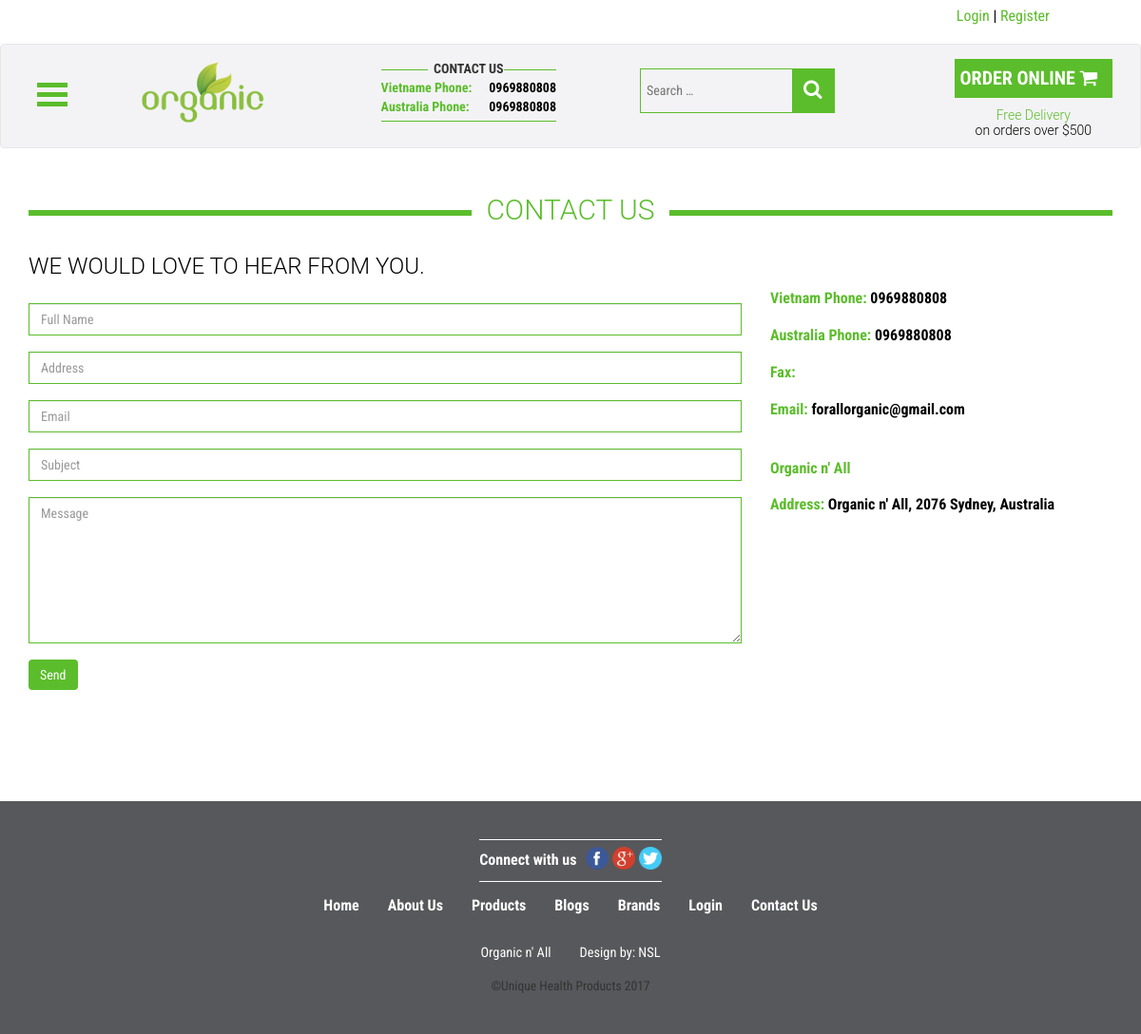
The page /controller/mainController.php?action=contact on the database its author committed.
### tables this page shows
CREATE TABLE `contact_info` (
  `info_id` int(255) NOT NULL,
  `company_name` varchar(300) NOT NULL,
  `address` varchar(200) NOT NULL,
  `headquarters` varchar(200) DEFAULT NULL,
  `branch` varchar(200) DEFAULT NULL,
  `contact_email` varchar(100) NOT NULL,
  `vietnam_phone` varchar(15) DEFAULT NULL,
  `australia_phone` varchar(15) DEFAULT NULL,
  `fax` varchar(35) DEFAULT NULL,
  `logo_image` varchar(200) NOT NULL,
  `map` text,
  `contact_info` text
);

### controller/mainController.php (called while the page is built, shortened)
<?php
include "../models/connect.php";
include "../models/information.php";
    include "../controller/clientController.php";

### models/connect.php (called while the page is built, shortened)
<?php
       class connect {
           var $db=null;
           public function __construct()
           {
               $dsn='mysql:host=localhost;dbname=beautif6_web-app';
               $user='beautif6_webapp';
               $pass='Th4nhtr476';
               $this->db=new PDO($dsn,$user,$pass, array(PDO::MYSQL_ATTR_INIT_COMMAND => "SET NAMES utf8"));
           }
            public function getInstance($select)
            {
               $results = $this->db->query($select);
               $result = $results->fetch();
               return $result;
            }
       }
       ?>

### models/information.php (called while the page is built, shortened)
<?php
	class contactInfo {
		public function getContactInfo (){
			$db = new connect();
			$query = "select * from contact_info where info_id = 1";
			$result = $db -> getInstance($query);
			return $result;
		}
	}
?>

### views/client/contact.php (the view, shortened to what this page needs)
<?php
	include '../views/client/header.php';
?>
<section class="section white" style="text-align: left;">
    <div class="container">
        <div class="inside-container">
            <div class="section-title">
                <h3 class="title1 fancy"><span>Contact Us</span></h3>
            </div>
			<h2 class="title1" style="font-size: 24px; margin-top: 0">We would love to hear from you.</h2>
            <div class="row">
                <div class="col-md-8 ">
                    <div role="form" class="" id="" lang="en-US">
                        <form action="?action=send_mail" method="post" class="contact-form" novalidate="novalidate">
							<div class="row">
								<div class="col-md-12">
									<input type="text" name="fname" id="name" value="" size="80%" class="form-control" placeholder="Full Name" onblur="blurFunction_name()">
								</div>
								<div class="col-md-12" id="alert-fname"></div>
							</div>
							<div class="row">
								<div class="col-md-12">
									<input type="text" name="address" id="address" value="" size="80%" class="form-control" placeholder="Address" onblur="blurFunction_address()">
								</div>
								<div class="col-md-12" id="alert-address"></div>
							</div>
							<div class="row">
								<div class="col-md-12">
									<input type="email" name="from" value="" id="email" size="80%" class="form-control" placeholder="Email" onblur="blurFunction_email()">
								</div>
								<div class="col-md-12" id="alert-email"></div>
							</div>
							<div class="row">
								<div class="col-md-12">
									<input type="text" name="subject" value=""  id="title" size="80%" class="form-control" placeholder="Subject" onblur="blurFunction_title()">
								</div>
								<div class="col-md-12" id="alert-title"></div>
							</div>
							<div class="row">
								<div class="col-md-12">
									<textarea name="message" cols="80%" rows="7"  id="text-t" class="form-control" placeholder="Message" onblur="blurFunction_text()"></textarea>
								</div>
								<div class="col-md-12" id="alert-text"></div>
							</div>
							<p><input type="submit" value="Send"  class="btn btn-primary btn-login" ></p>
                        </form>
					</div>
                </div>
                <div class="col-md-4 ">
					<?php
						$objContact = new contactInfo();
						$showContact = $objContact->getContactInfo();
					?>
                    <p><strong><span class="alt">Vietnam Phone: </span><?php echo $showContact['vietnam_phone']; ?></strong></p>
					<p><strong><span class="alt">Australia Phone: </span><?php echo $showContact['australia_phone']; ?></strong></p>
                    <p><strong><span class="alt">Fax: </span><?php echo $showContact['fax']; ?></strong></p>
                    <p><strong><span class="alt">Email: </span><?php echo $showContact['contact_email']; ?></strong></p>
                    <p><strong><span class="alt"><br>
                    <?php echo $showContact['company_name']; ?></span></strong></p>
                    <p><strong><span class="alt">Address: </span> <?php echo $showContact['address']; ?></strong></p>
                </div>
            </div>
        </div>
    </div>
</section>
<?php include '../views/client/footer.php'; ?>

### views/client/header.php (shortened to what this page needs)
<!DOCTYPE html>
<html lang="en">
<head>
	<title> 	<?php $info = new contactInfo();
					$contact = $info->getContactInfo();
					echo $contact['company_name'];
				?>
	</title>
	<link rel="stylesheet" href="../controller/public/client/css/bootstrap.min.css"/>
	<link rel="stylesheet" type="text/css" href="../controller/public/client/css/style.css">
	<link rel="stylesheet" type="text/css" href="../controller/public/client/css/slide.css">
	<link rel="stylesheet" type="text/css" href="../controller/public/client/css/menu.css">
	<link rel="stylesheet" type="text/css" href="../controller/public/client/css/font-awesome.min.css">
    <link rel="stylesheet" type="text/css" href="../controller/public/client/css/font-awesome.css">
</head>
<body>
<div id="top-header">
    <?php
        if(isset($_SESSION['check']) && $action!="logout"){
			$username = $_SESSION['check'];
            $customer = new Users();
            $quest = $customer->getUsername($username);
    ?>
        <div id='menu' style="height: 50px; margin-right: 8%;">
			<ul class="nav navbar-top-links navbar-right">
                <li class="dropdown" style="margin-top:-5px; height: 40px;">
                    <a class="dropdown-toggle" data-toggle="dropdown" href="#">
						<span>Hello ! <?php echo $username; ?>  </span>
                        <img src="../controller/public/client/images/user-avatar/<?php echo $quest['avatar']; ?>" width="30px" height="30px" style="border-radius:50%;" /> <i class="fa fa-caret-down" style="color:#ea1a77"></i>
                    </a>
                    <ul class="dropdown-menu dropdown-user">
                        <li><a href="?action=change_data"><i class="fa fa-gear fa-fw"></i> Change Info</a>
                        </li>
						<li><a href="?action=change_password"><i class="fa fa-gear fa-fw"></i> Change Password</a>
                        </li>
						<li><a href="?action=change_avatar"><i class="fa fa-gear fa-fw"></i> Change avatar</a>
                        </li>
                        <li class="divider"></li>
                        <li><a href="?action=logout"><i class="fa fa-sign-out fa-fw"></i> Logout</a>
                        </li>
                    </ul>
                </li>
            </ul>
        </div>
    <?php }else{
            echo '<p style="text-align:right; margin-right: 8%;margin-top: 6px;height: 35px; margin-bottom:0;"><span><a href="?action=login">Login</a></span>  |   <span><a href="?action=register">Register</a></span></p>';
        }
    ?>
</div>
<header id="masthead" class="site-header" role="banner">
<nav role="navigation" class="navbar navbar-default navbar-fluid" id="primaryNav">
    <div class="container">
        <div class="row on-for-mobile-up">
            <div class="col-md-1 col-xs-6">
            <div class="column">
                <div id="dl-menu" class="dl-menuwrapper">
                        <button class="dl-trigger"></button>
                    </div></div>
            </div>
            <div class="col-md-2 col-xs-6 logo">
                <a href="?action=home" rel="home" class="navbar-brand right">
                    <img class="logo-img" src="<?php echo '../controller/public/client/images/'.$contact['logo_image']; ?>" title="">
				</a>
            </div>
            <div class="col-md-3">
                <ul class="nav flex-right border contact right">
                <li class="fancy-li"><span>Contact Us</span></li>
				<?php
					$objContact = new contactInfo();
					$showContact = $objContact->getContactInfo();
				?>
                <li>
                    <span class="text">Vietname Phone:</span><a href=""><?php echo $showContact['vietnam_phone']; ?></a>
                </li>
                <li>
                    <span class="text">Australia Phone:</span><a href=""><?php echo $showContact['australia_phone']; ?></a>
                </li>
            </ul>
            </div>
            <div class="col-md-3">
                <ul class="nav navbar-nav flex-right right search" style="margin-top: 25px">
                <li>
                    <form role="search" method="post" class="search-form" action="?action=search">
                     <label>
                         <input type="search" class="search-field" placeholder="Search …" value="" name="search" title="Search for:">
                    </label>
                    <button type="submit" class="search-submit"><span class="fa fa-search"></span></button>
                    </form>
                </li>
            </ul>
            </div>
            <div class="col-md-3">
                 <ul class="nav navbar-nav flex-right order right" style="margin-top: 15px">
                    <div class="ribbon">
                        <a href="?action=show_cart">Order Online <i class="fa fa-shopping-cart"></i></a>
                    </div>
                <li style="width: 100%">
                    <p class="title1"><span>Free Delivery</span> on orders over $500</p>
                </li>
            </ul>
            </div>
        </div>
        </div>
</nav>
    </header>

### views/client/footer.php (shortened to what this page needs)
<footer id="colophon" class="site-footer" role="contentinfo">
        <div class="container">
            <div class="row">
                <div class="socials menu-center">
                    <p>Connect with us</p>
                    <div>
                        <a target="_blank" href=""><img width="24px" height="24px" src="../controller/public/client/images/icon/f.png"></a>
                        <a target="_blank" href=""><img width="24px" height="24px" src="../controller/public/client/images/icon/g+.png"></a>
                        <a target="_blank" href=""><img width="24px" height="24px" src="../controller/public/client/images/icon/tw.png"></a>
                    </div>
            	</div>
                    <div class="row">
                        <div class="menu-menu-footer-container"><ul id="menu-menu-footer" class=" nav navbar-nav footer menu-center"><li id="menu-item-590" class="menu-item menu-item-type-custom menu-item-object-custom menu-item-590"><a href="?action=home">Home</a></li>
                                <li><a href="?action=about">About Us</a></li>
								<li><a href="?action=product">Products</a></li>
                                <li><a href="?action=blog">Blogs</a></li>
                                <li><a href="?action=brand">Brands</a></li>
                                <li><a href="?action=login">Login</a></li>
                                <li><a href="?action=contact">Contact Us</a></li>
                    </ul></div></div>
                    <div class="row" style="text-align: center;">
                        <ul class="nav navbar-nav menu-center privacy-menu">
                            <li>
                                <a class="small" href="mainController.php"><?php $info = new contactInfo();
									$contact = $info->getContactInfo();
									echo $contact['company_name'];
								?></a>
                            </li>
                            <li>
                                <a class="small" href="#" target="_blank">Design by: NSL</a>
                            </li>
                        </ul>
                        <div class="small">©Unique Health Products 2017</div>
                    </div>
        </div>
    </div>
</footer>
</body>
</html>

### controller/public/client/css/menu.css (style rules this page uses)
.column { float: left; width: 50%; padding: 0 1%; margin-top: 30px; min-width: 250px; position: absolute; z-index: 1; }
.dl-menuwrapper { width: 100%; max-width: 300px; float: left; position: relative; -webkit-perspective: 1000px; perspective: 1000px; -webkit-perspective-origin: 50% 200%; perspective-origin: 50% 200%; }
.dl-menuwrapper:first-child { margin-right: 100px; }
.dl-menuwrapper button { background: transparent; border: none; width: 48px; height: 45px; text-indent: -900em; overflow: hidden; position: relative; cursor: pointer; outline: none; }
.dl-menuwrapper button:after { content: ''; position: absolute; width: 68%; height: 5px; background: #5bbd2b; top: 10px; left: 16%; box-shadow: 0 10px 0 #5bbd2b, 0 20px 0 #5bbd2b; }

### rows shown on the page
contact_info: logo_image (picture), vietnam_phone "0969880808", australia_phone "0969880808", contact_email "forallorganic@gmail.com", company_name "Organic n' All", address "Organic n' All, 2076 Sydney, Australia"
